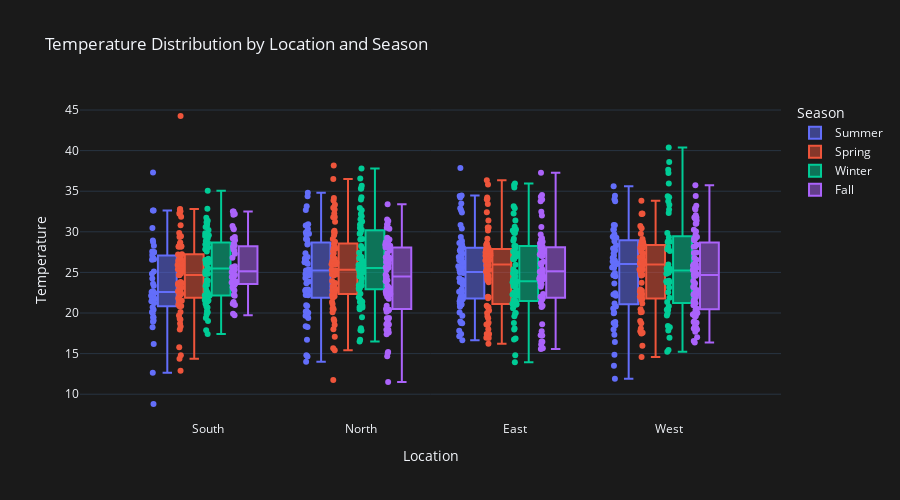

The notebook cell this image was saved under:
### Markdown cell above
## 🔍 Interactive Data Exploration

### Code cell
# Create interactive parameter analysis
def create_parameter_analysis(parameter, color_by='Season'):
    fig = px.box(df, 
                 x='Location', 
                 y=parameter,
                 color=color_by,
                 points='all',
                 title=f'{parameter} Distribution by Location and {color_by}',
                 template='plotly_dark')
    
    fig.update_layout(
        paper_bgcolor=colors['background'],
        plot_bgcolor=colors['background'],
        height=500
    )
    
    return fig

# Example usage
create_parameter_analysis('Temperature').show()

### Figure 1 — Plotly figure (JSON) as saved in the notebook; plotly's stock layout.template omitted (floating-point values rounded to 4 significant figures; data arrays with more than 128 entries replaced by an {"elided": "..."} marker saying what was removed)
{"data": [{"alignmentgroup": "True", "boxpoints": "all", "hovertemplate": "Season=Summer<br>Location=%{x}<br>Temperature=%{y}<extra></extra>", "legendgroup": "Summer", "marker": {"color": "#636efa"}, "name": "Summer", "notched": false, "offsetgroup": "Summer", "orientation": "v", "showlegend": true, "type": "box", "x": {"elided": "223 str values"}, "x0": " ", "xaxis": "x", "y": {"elided": "223 float values"}, "y0": " ", "yaxis": "y"}, {"alignmentgroup": "True", "boxpoints": "all", "hovertemplate": "Season=Spring<br>Location=%{x}<br>Temperature=%{y}<extra></extra>", "legendgroup": "Spring", "marker": {"color": "#EF553B"}, "name": "Spring", "notched": false, "offsetgroup": "Spring", "orientation": "v", "showlegend": true, "type": "box", "x": {"elided": "266 str values"}, "x0": " ", "xaxis": "x", "y": {"elided": "266 float values"}, "y0": " ", "yaxis": "y"}, {"alignmentgroup": "True", "boxpoints": "all", "hovertemplate": "Season=Winter<br>Location=%{x}<br>Temperature=%{y}<extra></extra>", "legendgroup": "Winter", "marker": {"color": "#00cc96"}, "name": "Winter", "notched": false, "offsetgroup": "Winter", "orientation": "v", "showlegend": true, "type": "box", "x": {"elided": "255 str values"}, "x0": " ", "xaxis": "x", "y": {"elided": "255 float values"}, "y0": " ", "yaxis": "y"}, {"alignmentgroup": "True", "boxpoints": "all", "hovertemplate": "Season=Fall<br>Location=%{x}<br>Temperature=%{y}<extra></extra>", "legendgroup": "Fall", "marker": {"color": "#ab63fa"}, "name": "Fall", "notched": false, "offsetgroup": "Fall", "orientation": "v", "showlegend": true, "type": "box", "x": {"elided": "256 str values"}, "x0": " ", "xaxis": "x", "y": {"elided": "256 float values"}, "y0": " ", "yaxis": "y"}], "layout": {"boxmode": "group", "height": 500, "legend": {"title": {"text": "Season"}, "tracegroupgap": 0}, "paper_bgcolor": "#1a1a1a", "plot_bgcolor": "#1a1a1a", "title": {"text": "Temperature Distribution by Location and Season"}, "xaxis": {"anchor": "y", "domain": [0, 1], "title": {"text": "Location"}}, "yaxis": {"anchor": "x", "domain": [0, 1], "title": {"text": "Temperature"}}}}
